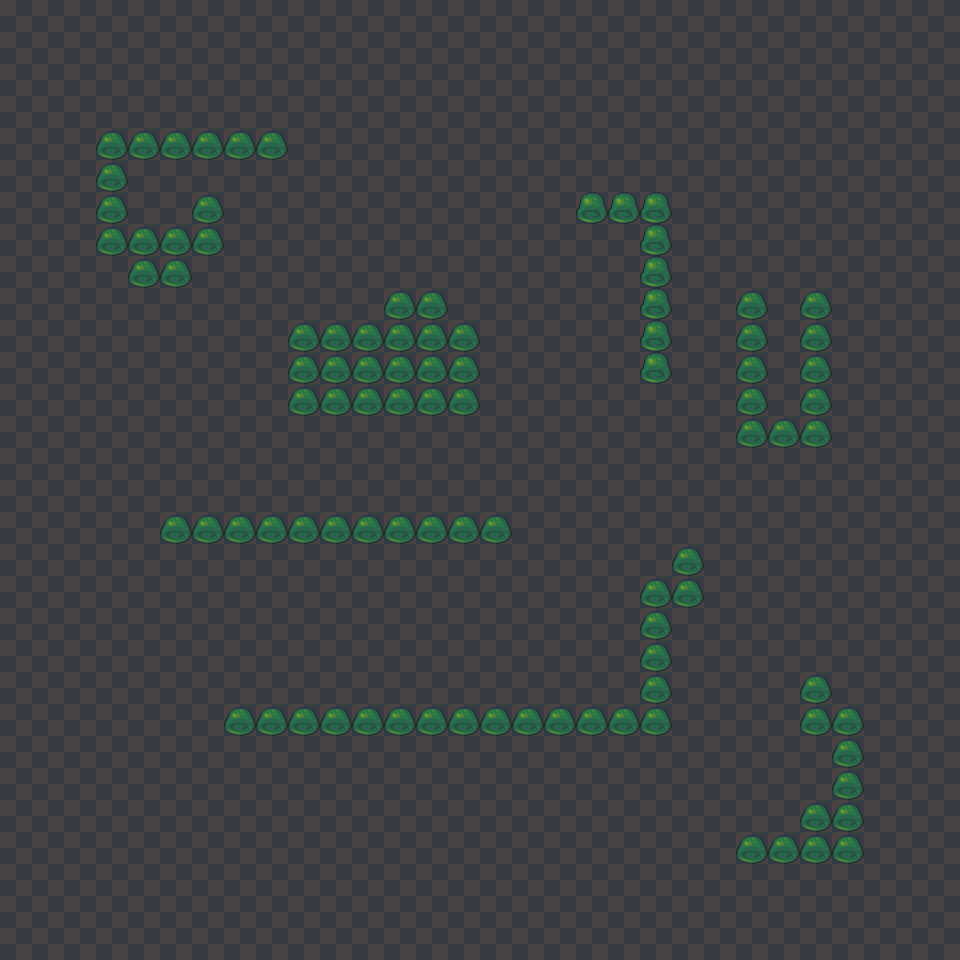

This game map was drawn from its Tiled (.tmx) file and the tilesets committed beside it. A one-line description and the trimmed map source follow:
An orthogonal 30x30 tile map with 32x32 px tiles, 2 tile layers (floor, walls).

<map version="1.0" orientation="orthogonal" renderorder="right-down" width="30" height="30" tilewidth="32" tileheight="32" nextobjectid="1">
 <tileset firstgid="1" name="grass" tilewidth="32" tileheight="32">
  <image source="../graphics/grass.png" width="512" height="512" />
 </tileset>
 <layer name="floor" width="30" height="30">
  <data>[900 cells, 900 non-empty, 1 distinct tile ids]</data>
 </layer>
 <layer name="walls" width="30" height="30">
  <properties>
   <property name="collidable" value="true" />
  </properties>
  <data>[900 cells, 96 non-empty, 2 distinct tile ids]</data>
 </layer>
</map>
